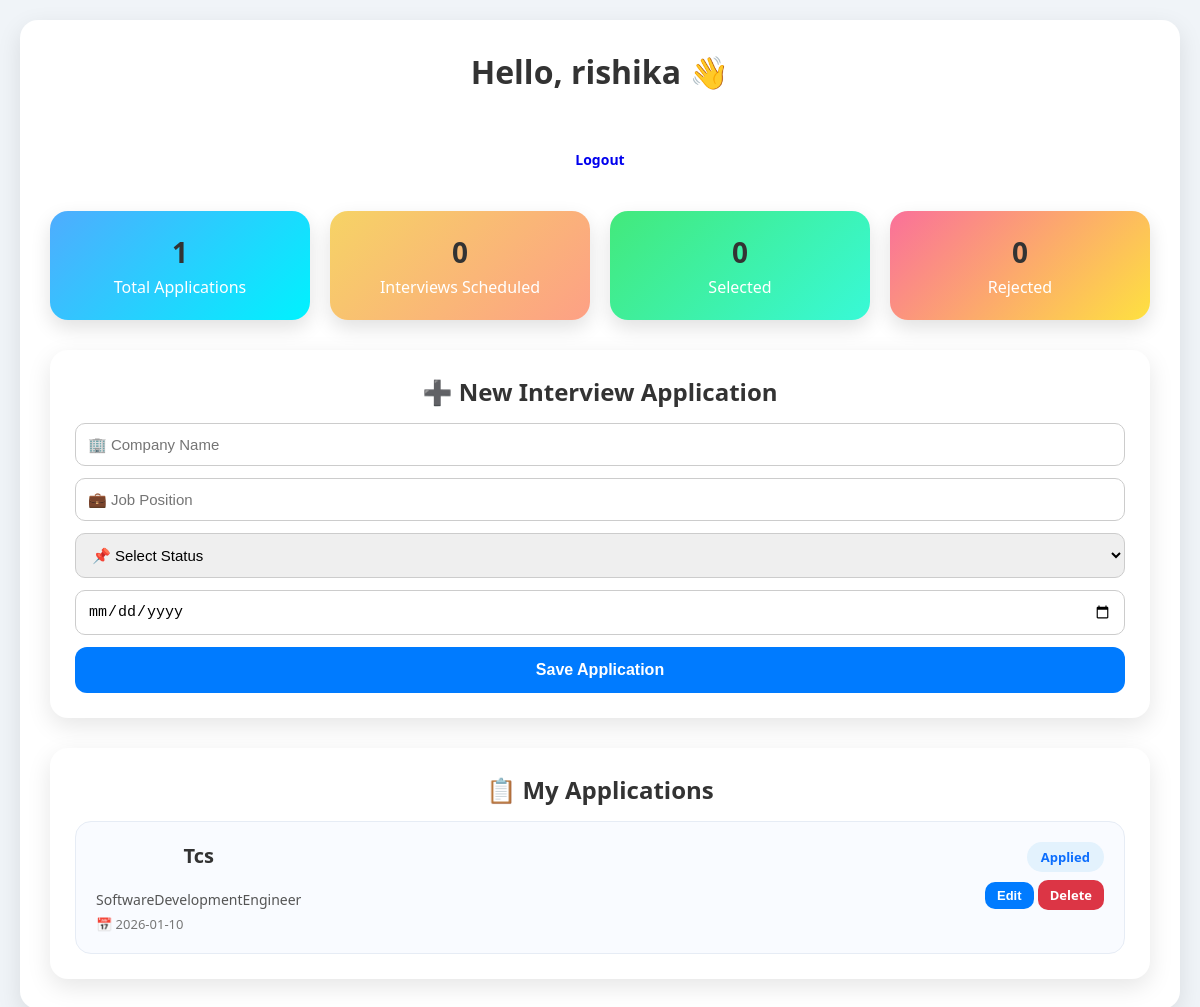
Page /dashboard (signed in) on the committed database.
### models.py (models this page shows, shortened)
class User(UserMixin, db.Model):
    id = db.Column(db.Integer, primary_key=True)
    username = db.Column(db.String(100), nullable=False)
    email = db.Column(db.String(120), unique=True, nullable=False)
    password_hash = db.Column(db.String(200), nullable=False)
    applications = db.relationship('Application', backref='user', lazy=True)

class Application(db.Model):
    id = db.Column(db.Integer, primary_key=True)
    company_name = db.Column(db.String(150), nullable=False)
    job_position = db.Column(db.String(150), nullable=False)
    status = db.Column(db.String(50), nullable=False)
    interview_date = db.Column(db.String(50), nullable=False)
    user_id = db.Column(db.Integer, db.ForeignKey('user.id'), nullable=False)

### app.py (the view, shortened to what this page needs)
@app.route('/dashboard', methods=['GET', 'POST'])
@login_required
def dashboard():
    applications = Application.query.filter_by(user_id=current_user.id).all()
    total_apps = len(applications)
    interviews_scheduled = len([a for a in applications if a.status == 'Interview Scheduled'])
    selected = len([a for a in applications if a.status == 'Selected'])
    rejected = len([a for a in applications if a.status == 'Rejected'])
    return render_template(
        'dashboard.html',
        applications=applications,
        username=current_user.username,
        total_apps=total_apps,
        interviews_scheduled=interviews_scheduled,
        selected=selected,
        rejected=rejected
    )

### app.py (called while the page is built)
@login_manager.user_loader
def load_user(user_id):
    return db.session.get(User, int(user_id))

### templates/dashboard.html (shortened to what this page needs)
<!DOCTYPE html>
<html lang="en">
<head>
    <link rel="stylesheet" href="{{ url_for('static', filename='style.css') }}">
</head>
<body>
<div class="container dashboard">
    <div class="dashboard-header">
        <h1>Hello, {{ username }} 👋</h1>
    </div>
    <div class="logout-wrapper">
        <a href="{{ url_for('logout') }}" class="btn logout">Logout</a>
    </div>
    <div class="stats">
        <div class="stat-card total">
            <h3>{{ total_apps }}</h3>
            <p>Total Applications</p>
        </div>
        <div class="stat-card scheduled">
            <h3>{{ interviews_scheduled }}</h3>
            <p>Interviews Scheduled</p>
        </div>
        <div class="stat-card selected">
            <h3>{{ selected }}</h3>
            <p>Selected</p>
        </div>
        <div class="stat-card rejected">
            <h3>{{ rejected }}</h3>
            <p>Rejected</p>
        </div>
    </div>
    <div class="card highlight">
        <h2>➕ New Interview Application</h2>
        <form method="POST" class="form">
            <input type="text" name="company" placeholder="🏢 Company Name" required>
            <input type="text" name="position" placeholder="💼 Job Position" required>
            <select name="status" required>
                <option value="">📌 Select Status</option>
            </select>
            <input type="date" name="date" required>
            <button type="submit" class="btn primary full">Save Application</button>
        </form>
    </div>
    <div class="card">
        <h2>📋 My Applications</h2>
        {% if applications %}
        <div class="applications">
            {% for app in applications %}
            <div class="application-card">
                <div class="app-left">
                    <h3>{{ app.company_name | title }}</h3>
                    <p class="position">{{ app.job_position }}</p>
                    <p class="date">📅 {{ app.interview_date }}</p>
                </div>
                <div class="app-right">
                    <span class="status {{ app.status|lower|replace(' ', '-') }}">
                        {{ app.status }}
                    </span>
                    <div class="actions">
                        <button type="button"
                                class="btn small edit-btn"
                                onclick="document.getElementById('edit-{{ app.id }}').style.display='block'">
                            Edit
                        </button>
                        <a href="{{ url_for('delete_application', id=app.id) }}"
                           class="btn danger small"
                           onclick="return confirm('Are you sure you want to delete this application?')">
                           Delete
                        </a>
                    </div>
                </div>
            </div>
            {% endfor %}
        </div>
        {% else %}
            <p class="empty">No applications added yet.</p>
        {% endif %}
    </div>
</div>
</body>
</html>

### static/style.css (style rules this page uses)
* { margin: 0; padding: 0; box-sizing: border-box; }
body { font-family: 'Segoe UI', Tahoma, Geneva, Verdana, sans-serif; background: #f0f4f8; min-height: 100vh; display: flex; justify-content: center; align-items: flex-start; padding: 20px; }
.container { background: #ffffff; padding: 30px; border-radius: 18px; box-shadow: 0 8px 25px rgba(0,0,0,0.1); width: 100%; max-width: 420px; }
.dashboard { max-width: 1200px; width: 100%; display: flex; flex-direction: column; gap: 30px; }
.dashboard > * { width: 100%; }
h1, h2, h3 { color: #333; margin-bottom: 15px; text-align: center; }
.form { display: flex; flex-direction: column; gap: 12px; }
input, select { padding: 12px; border-radius: 10px; border: 1px solid #ccc; font-size: 15px; }
button, .btn { padding: 12px 18px; border-radius: 10px; border: none; font-size: 14px; font-weight: 600; cursor: pointer; text-decoration: none; text-align: center; display: inline-block; }
button, .btn.primary { background: #007BFF; color: #fff; }
.btn.danger { background: #dc3545; color: #fff; }
.btn.small { padding: 6px 12px; font-size: 13px; }
.dashboard-header { text-align: center; }
.logout-wrapper { display: flex; justify-content: center; }
.stats { display: grid; grid-template-columns: repeat(auto-fit, minmax(220px, 1fr)); gap: 20px; }
.stat-card { padding: 22px; border-radius: 18px; text-align: center; color: #fff; box-shadow: 0 8px 20px rgba(0,0,0,0.12); }
.stat-card h3 { font-size: 28px; margin-bottom: 5px; }
.stat-card.total { background: linear-gradient(135deg, #4facfe, #00f2fe); }
.stat-card.scheduled { background: linear-gradient(135deg, #f6d365, #fda085); }
.stat-card.selected { background: linear-gradient(135deg, #43e97b, #38f9d7); }
.stat-card.rejected { background: linear-gradient(135deg, #fa709a, #fee140); }
.card { background: #ffffff; padding: 25px; border-radius: 18px; box-shadow: 0 8px 25px rgba(0,0,0,0.1); }
.applications { display: flex; flex-direction: column; gap: 18px; }
.application-card { background: #f9fbff; border-radius: 16px; padding: 20px; border: 1px solid #e6ecf5; display: flex; justify-content: space-between; align-items: flex-start; }
.app-left { display: flex; flex-direction: column; gap: 6px; }
.app-left h3 { font-size: 20px; font-weight: 700; text-transform: capitalize; }
.position { font-size: 14px; color: #555; }
.date { font-size: 13px; color: #777; }
.app-right { display: flex; flex-direction: column; align-items: flex-end; gap: 8px; }
.status { padding: 6px 14px; border-radius: 20px; font-size: 13px; font-weight: 600; }
.status.applied { background: #e3f2fd; color: #0d6efd; }
.btn.primary { padding: 14px 38px; font-size: 1rem; border-radius: 12px; }

### rows in the picture
User: username "rishika"
Application: company_name "Tcs", job_position "SoftwareDevelopmentEngineer", interview_date "2026-01-10", status "Applied"

### other values in the picture
{{ total_apps }} "1"
{{ interviews_scheduled }} "0"
{{ selected }} "0"
{{ rejected }} "0"
